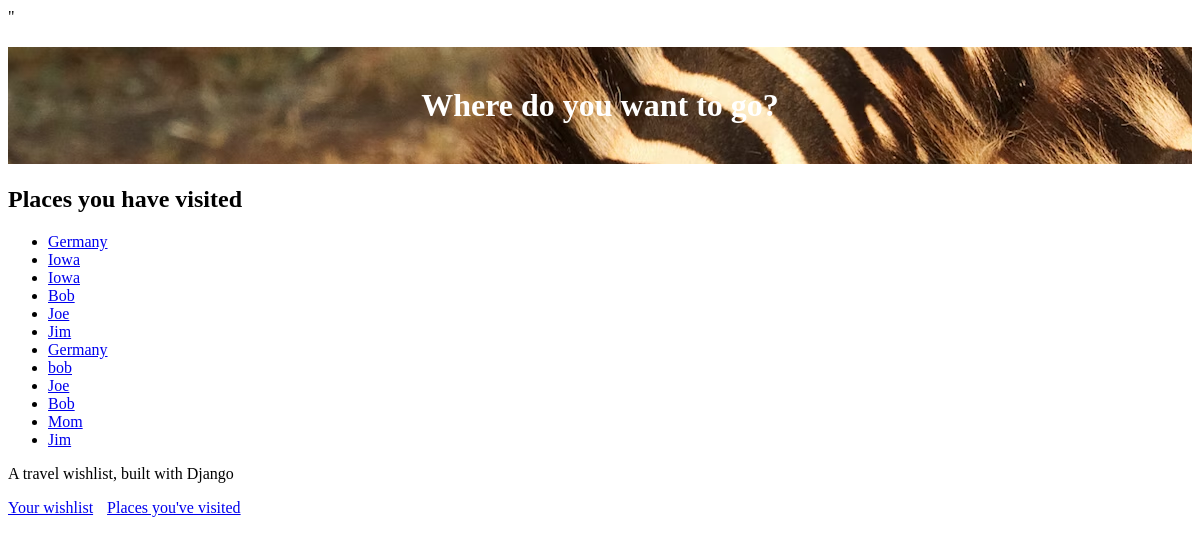
The page /visited (signed in) on the database as committed earlier.
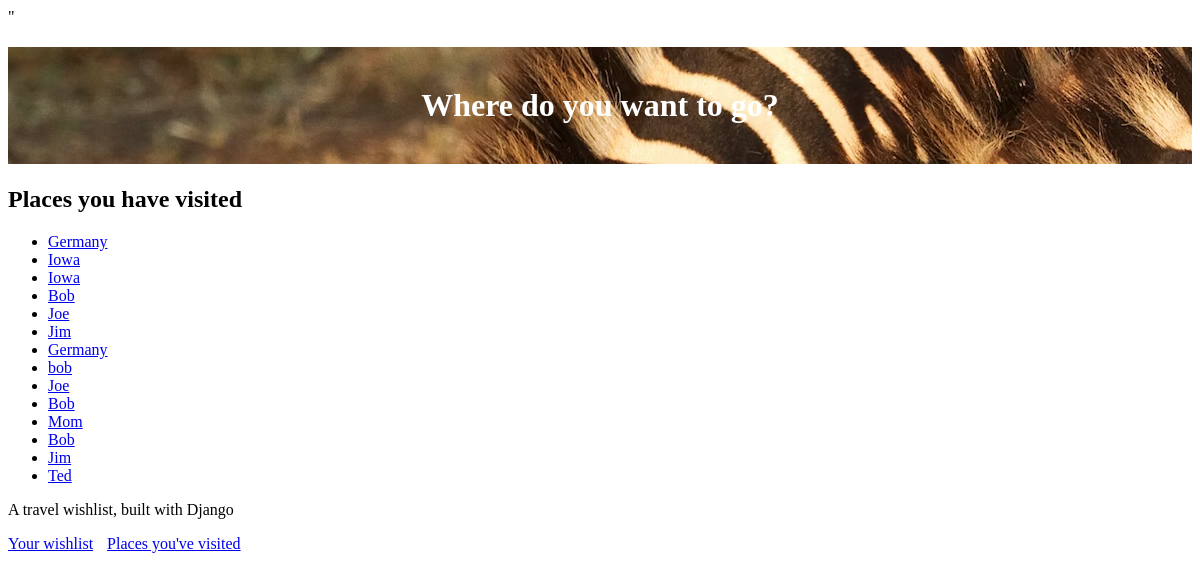
The same page on the database as committed later.
### travel_wishlist/models.py (models this page shows, shortened)
class Place(models.Model):
    user = models.ForeignKey('auth.User', null=False, on_delete=models.CASCADE)
    name = models.CharField(max_length=200)
    visited = models.BooleanField(default=False)
    notes = models.TextField(blank=True, null=True)
    date_visited = models.DateField(blank=True, null=True)
    photo = models.ImageField(upload_to='user_images/', blank=True, null=True )

### travel_wishlist/views.py (the view)
# urls.py: path('visited', views.places_visited, name='places_visited'),
@login_required
def places_visited(request):
    visited = Place.objects.filter(visited=True)
    return render(request, 'travel_wishlist/visited.html', { 'visited': visited })

### travel_wishlist/templates/travel_wishlist/visited.html
{% extends 'travel_wishlist/base.html' %}
{% block content %}
<h2>Places you have visited</h2>
{% if visited %}
<ul>
    {% for place in visited %}
        <li>
            <a href="{% url 'place_details' place.pk %}">{{ place.name}}</a>
        </li>
    {% endfor %}
</ul>
{% else %}
<p>You have not visited any places yet</p>
{% endif %}
{% endblock %}

Rows that differ between the two databases and show on the page:
now on this page (row edited): Place: name "Bob"
now on this page (row edited): Place: name "Ted"
